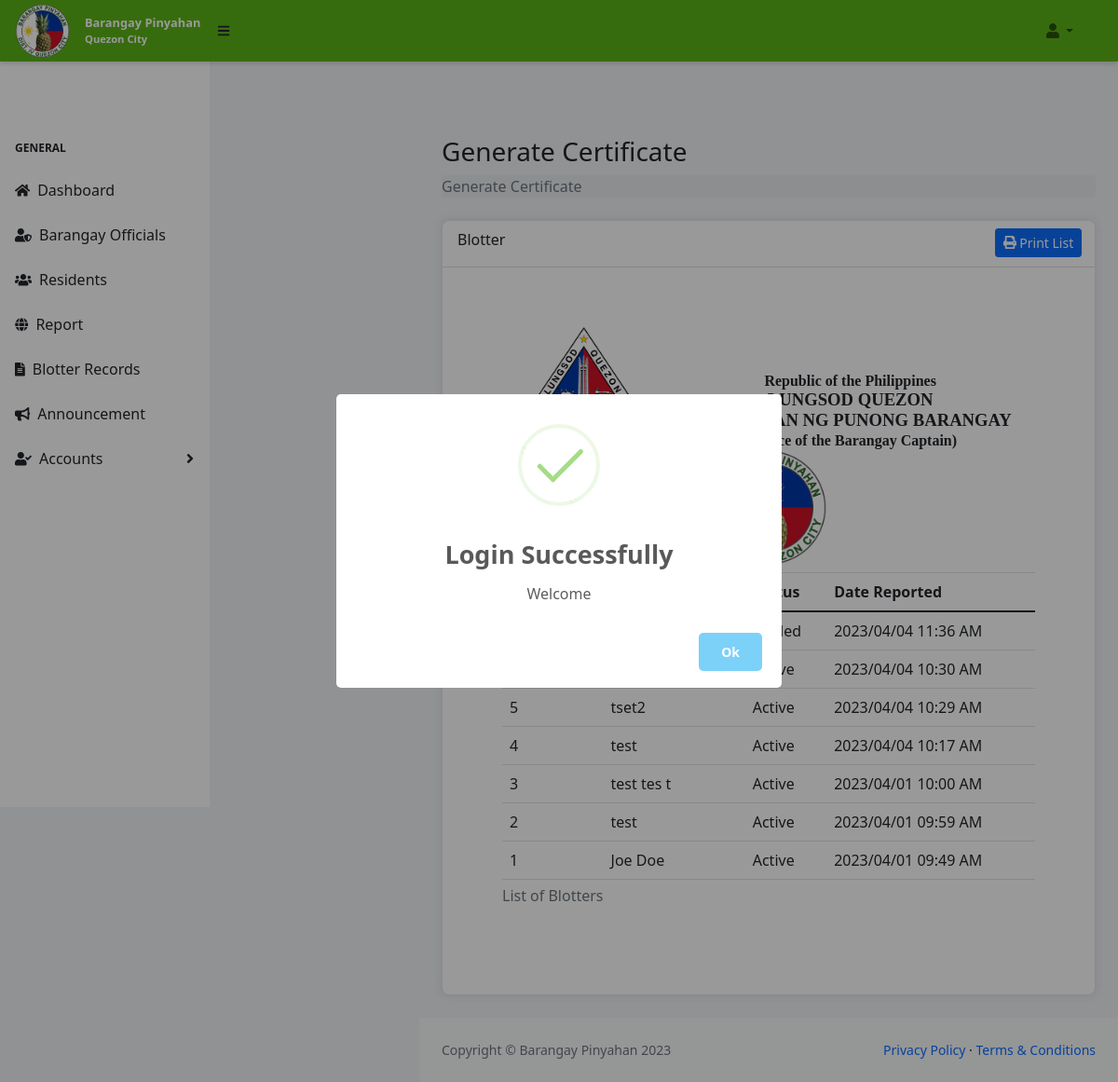
/blotters/generate_blotters (signed in), run on the app's committed database.
### tables this page shows
CREATE TABLE `blotter` (
  `id` int(11) NOT NULL,
  `complainant` varchar(255) NOT NULL,
  `accusation` varchar(255) NOT NULL,
  `document` varchar(255) NOT NULL,
  `date` datetime NOT NULL,
  `date_created` datetime NOT NULL DEFAULT current_timestamp(),
  `status` varchar(255) NOT NULL
);

### app/controllers/Blotters.php (called while the page is built, shortened)
<?php
class Blotters extends Controller {
    public function __construct() {
        $this->blotterModel = $this->model('Blotter');
        $this->adminModel = $this->model('Admin');
    }
    public function generate_blotters(){
        $blotters = $this->blotterModel->findAllRecords();
        $details = $this->adminModel->getBrgyDetail();
        $data = [
            'blotters' => $blotters,
            'detail' => $details,
        ];
        $this->view('blotters/generate_blotters', $data);
    }
}
?>

### app/libraries/Core.php (called while the page is built, shortened)
<?php
 class Core {
     protected $currentMethod = 'index';
    public function __construct(){
        $url = $this->getUrl();
        if (isset($url[0])) {
            if(file_exists('../app/controllers/' . ucwords($url[0]) . '.php')){
                unset($url[0]);
            }
        }
        $this->currentController = new $this->currentController;
        if(isset($url[1])){
            if(method_exists($this->currentController, $url[1])){
                $this->currentMethod = $url[1];
                unset($url[1]);
            }
        }
        $this->params = $url ? array_values($url) : [];
        call_user_func_array([$this->currentController, $this->currentMethod], $this->params);
    }
     public function getUrl(){
         if(isset($_GET['url'])){
             $url = rtrim($_GET['url'], '/');
             $url = filter_var($url, FILTER_SANITIZE_URL);
             $url = explode('/', $url);
             return $url;
         }
     }
}

### app/require.php (called while the page is built, shortened)
<?php
    require_once 'libraries/Core.php';
    require_once 'libraries/Database.php';
    $init = new Core();

### public/index.php (called while the page is built)
<?php
    require_once '../app/require.php';

### app/libraries/Database.php (called while the page is built, shortened)
<?php
class Database {
     private $dbHost = DB_HOST;
     private $dbUser = DB_USER;
     private $dbPass = DB_PASS;
     private $dbName = DB_NAME;
     private $statement;
     private $dbHandler;
     public function __construct() {
        $conn = 'mysql:host=' . $this->dbHost . ';port=330;dbname=' . $this->dbName;
        $options = array(
            PDO::ATTR_PERSISTENT => true,
            PDO::ATTR_ERRMODE => PDO::ERRMODE_EXCEPTION
        );
        try {
            $this->dbHandler = new PDO($conn, $this->dbUser, $this->dbPass, $options);
        } catch(PDOException $e){
            $this->error = $e->getMessage();
            echo $this->error;
        }
     }
     public function query($sql) {
         $this->statement = $this->dbHandler->prepare($sql);
     }
     public function execute() {
        return $this->statement->execute();
     }
     public function resultSet() {
        $this->execute();
        return $this->statement->fetchAll(PDO::FETCH_OBJ);
     }
}

### app/models/Blotter.php (called while the page is built, shortened)
<?php
class Blotter {
    private $db;
    public function __construct(){
        $this->db = new Database;
    }
    public function findAllRecords() {
        $this->db->query('SELECT * FROM blotter ORDER BY date_created DESC');
        $results = $this->db->resultSet();
        return $results;
    }
}
?>

### app/views/blotters/generate_blotters.php (the view, shortened to what this page needs)
<?php
    require APPROOT . '/views/includes/head.php';
?>
<?php
    if($_SESSION['account_type'] == 1){
        require APPROOT . '/views/includes/admin/navigation.php';
    }
?>
<div id="layoutSidenav_content">
                <main>
                    <div class="container-fluid px-4">
                            <h3 class="mt-4">Generate Certificate</h3>
                                <ol class="breadcrumb mb-4">
                                    <li class="breadcrumb-item active">Generate Certificate</li>
                                </ol>
                                <div class="page-inner">
                                    <div class="row mt--2">
                                        <div class="col-md-12">
                                            <div class="card mb-4">
                                                <div class="card-header">
                                                    <div class="row">
                                                        <div class="col-6 col-md-10">
                                                            Blotter
                                                        </div>
                                                        <div class="col-6 col-md-2  d-grid gap-2">
                                                            <button class="btn btn-primary btn-sm" onclick="printDiv('printThis')">
                                                            <i class="fa fa-print"></i>
                                                            Print List
                                                            </button>
                                                        </div>
                                                    </div>
                                                </div>
                                                <div class="card-body m-5" id="printThis">
                                                    <div class="d-flex flex-wrap justify-content-around">
                                                        <div class="text-center">
                                                            <img src="<?php echo URLROOT .'/img/municipal-logo.png'?>?>" class="img-fluid" width="125">
                                                        </div>
                                                        <div id="cert-head" class="text-center mt-5">
                                                            <h3 class="mb-0">Republic of the Philippines</h3>
                                                            <h1 class="mb-0">LUNGSOD QUEZON</h1>
                                                            <h1 class="mb-0">TANGGAPAN NG PUNONG BARANGAY</h1>
                                                            <h3 class="mb-0">( Office of the Barangay Captain)</i></h2>
                                                        </div>
                                                        <div class="text-center">
                                                        </div>
                                                    </div>
                                                    <table class="table caption-top mt-2">
                                                        <caption><h6>List of Blotters</h6></caption>
                                                        <thead>
                                                            <tr>
                                                                <th>Case No.</th>
                                                                <th>Complainant</th>
                                                                <th>Status</th>
                                                                <th>Date Reported</th>
                                                            </tr>
                                                        </thead>
                                                        <tbody>
                                                        <?php foreach ($data['blotters'] as $blotter):?>
                                                            <tr>
                                                                <td><?php echo $blotter->id;?></td>
                                                                <td><?php echo $blotter->complainant;?></td>
                                                                <td><?php echo $blotter->status;?></td>
                                                                <td><?php echo date('Y/m/d h:i A', strtotime($blotter->date_created))?></td>
                                                            </tr>
                                                        <?php endforeach; ?>
                                                        </tbody>
                                                    </table>
                                                </div>
                                            </div>
                                        </div>
                                    </div>
                                </div>
                    </div>
                </main>
<?php
    require APPROOT . '/views/includes/footer.php';
?>

### public/css/main.css (style rules this page uses)
* { padding: 0; margin: 0; box-sizing: border-box; }
body { background: #f0f2f5; }
.card { border: 0; box-shadow: 0px 0px 10px 0px rgba(82, 63, 105, 0.1); -webkit-box-shadow: 0px 0px 10px 0px rgba(82, 63, 105, 0.1); -moz-box-shadow: 0px 0px 10px 0px rgba(82, 63, 105, 0.1); -ms-box-shadow: 0px 0px 10px 0px rgba(82, 63, 105, 0.1); }
.card { position: relative; display: flex; flex-direction: column; min-width: 0; word-wrap: break-word; background-color: #ffffff; background-clip: border-box; border: 1px solid #e6e4e9; border-radius: 8px; }
.card .card-header { background: none; font-weight: 500; align-items: center; min-height: 50px; }
.card-header:first-child { border-radius: calc(8px - 1px) calc(8px - 1px) 0 0; }
#cert-head h3 { font-family: 'Old English Text MT'; font-weight: bold; font-size: 12pt; }
#cert-head h1 { font-family: Garamond; font-weight: bold; font-size: 14pt; }

### data on the page
blotter: date_created "2023/04/04 11:36 AM"
blotter: date_created "2023/04/04 10:30 AM"
blotter: id "5", complainant "tset2", status "Active", date_created "2023/04/04 10:29 AM"
blotter: id "4", complainant "test", status "Active", date_created "2023/04/04 10:17 AM"
blotter: id "3", complainant "test tes t", status "Active", date_created "2023/04/01 10:00 AM"
blotter: id "2", complainant "test", status "Active", date_created "2023/04/01 09:59 AM"
blotter: id "1", complainant "Joe Doe", status "Active", date_created "2023/04/01 09:49 AM"
